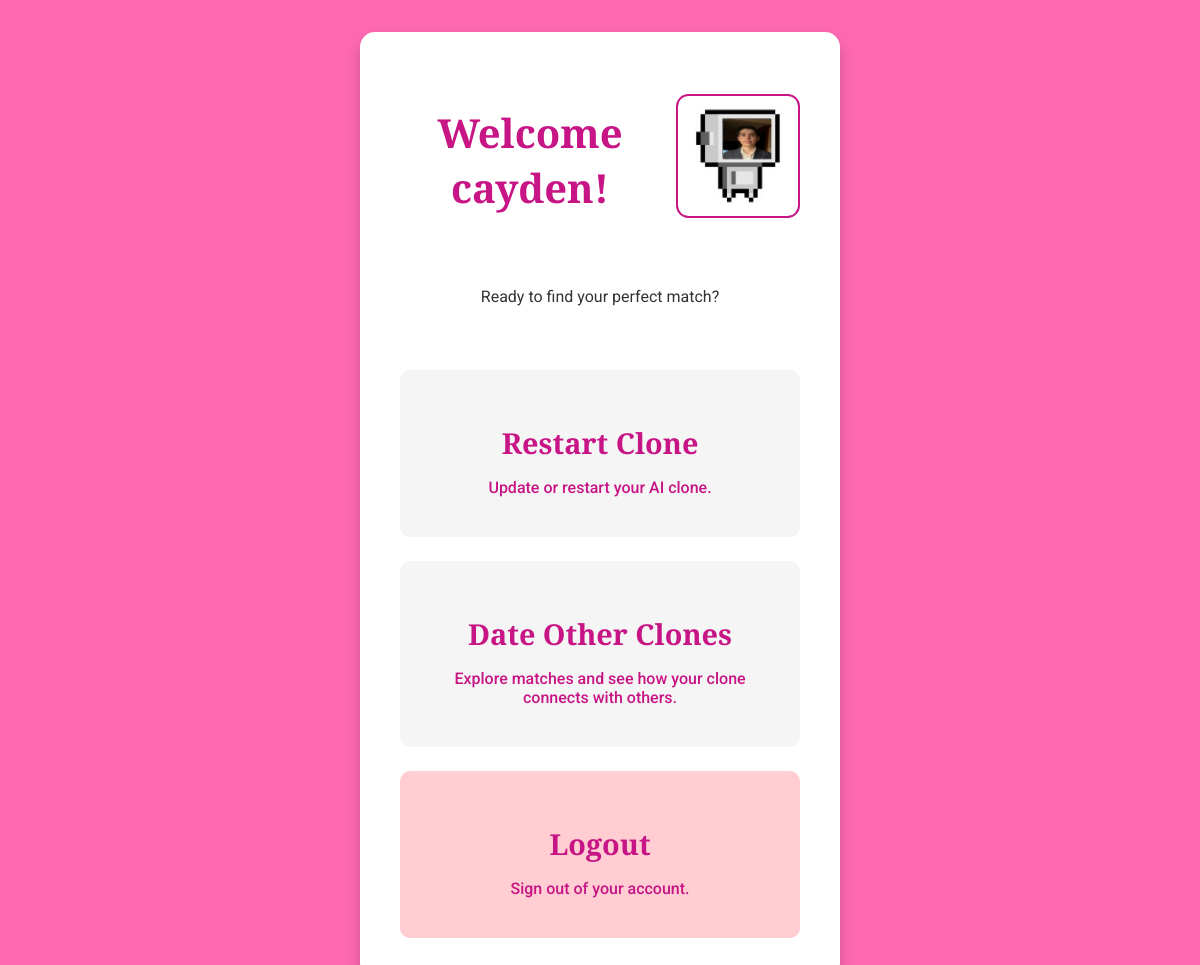
Screenshot of /home (signed in) with the database file from the repository.
### tables this page shows
CREATE TABLE users (
            id INTEGER PRIMARY KEY AUTOINCREMENT,
            username TEXT UNIQUE NOT NULL,
            password_hash TEXT NOT NULL
        );

CREATE TABLE clones (
            id INTEGER PRIMARY KEY AUTOINCREMENT,
            user_id INTEGER NOT NULL,
            answers_json TEXT NOT NULL,
            text_path TEXT,
            persona TEXT,
            profile_pic_path TEXT,
            name TEXT NOT NULL,
            FOREIGN KEY (user_id) REFERENCES users(id)
        );

### app.py (the view)
@app.route('/home')
@app.route('/home')
def home():
    if 'user_id' not in session:
        return redirect(url_for('login'))
    conn = sqlite3.connect('users.db')
    cursor = conn.cursor()
    cursor.execute('SELECT id, profile_pic_path FROM clones WHERE user_id = ?', (session['user_id'],))
    clone = cursor.fetchone()
    cursor.execute('SELECT username FROM users WHERE id = ?', (session['user_id'],))
    username = cursor.fetchone()[0]
    conn.close()
    has_clone = clone is not None
    profile_pic_path = clone[1] if clone and clone[1] else '/static/robot.png'
    print(f'Database profile_pic_path: {clone[1] if clone else None}')  # Debug
    if profile_pic_path and profile_pic_path != '/static/robot.png':
        profile_pic_path = profile_pic_path.replace('Uploads', 'uploads')
        absolute_path = os.path.join(app.root_path, profile_pic_path.lstrip('/'))
        if not os.path.exists(absolute_path):
            print(f'Image not found: {absolute_path}, using fallback')
            profile_pic_path = '/static/robot.png'
    print(f'Profile pic path: {profile_pic_path}')  # Debug
    return render_template('home.html', has_clone=has_clone, username=username, profile_pic_path=profile_pic_path)

### app.py (called while the page is built)
@app.context_processor
def inject_app_name():
    return dict(app_name=app.config['APP_NAME'])  # Make app_name available to all templates

### templates/home.html (shortened to what this page needs)
{% extends 'base.html' %}
{% block content %}
<div class="home-container">
    <div class="welcome-section">
             <h2>Welcome {{ username }}!</h2>
             {% if has_clone %}
             <img src="{{ profile_pic_path }}" alt="Your Clone Profile" class="welcome-profile-pic">
             {% endif %}
         </div>
    <p>Ready to find your perfect match?</p>
    <div class="action-rectangles">
        <div class="action-rectangles">
            {% if not has_clone %}
            <a href="{{ url_for('create_clone') }}" class="action-rectangle">
                <h3>Create a Clone</h3>
                <p>Build your AI clone to represent you in the dating world.</p>
            </a>
            {% else %}
            <a href="{{ url_for('create_clone') }}" class="action-rectangle">
                <h3>Restart Clone</h3>
                <p>Update or restart your AI clone.</p>
            </a>
            {% endif %}
        </div>
        <a href="{{ url_for('date_clones') }}" class="action-rectangle">
            <h3>Date Other Clones</h3>
            <p>Explore matches and see how your clone connects with others.</p>
        </a>
        <a href="{{ url_for('logout') }}" class="action-rectangle logout">
            <h3>Logout</h3>
            <p>Sign out of your account.</p>
        </a>
    </div>
</div>
{% endblock %}

### templates/base.html (shortened to what this page needs)
<!DOCTYPE html>
<html>
<head>
    <link rel="stylesheet" href="{{ url_for('static', filename='style.css') }}">
</head>
<body>
    {% block content %}{% endblock %}
</body>
</html>

### static/style.css (style rules this page uses)
:root { --background-color: #FF69B4; --accent-color: #FFFFFF; --button-color: #C71585; --text-color: #333333; }
body { background-color: var(--background-color); font-family: 'Roboto', sans-serif; color: var(--text-color); margin: 0; min-height: 100vh; display: flex; justify-content: center; align-items: center; }
.form-container, .home-container, .clones-list, .conversation-container { background-color: var(--accent-color); padding: 2.5rem; border-radius: 15px; box-shadow: 0 8px 16px rgba(0, 0, 0, 0.2); width: 400px; text-align: center; margin: 2rem auto; }
h2 { font-family: 'Playfair Display', serif; font-size: 2.5rem; color: var(--button-color); margin-bottom: 1.5rem; }
h3 { font-family: 'Playfair Display', serif; font-size: 1.8rem; color: var(--button-color); margin-bottom: 0.5rem; }
p { font-size: 1rem; margin-top: 1rem; }
a { color: var(--button-color); text-decoration: none; font-weight: 500; }
.action-rectangles { display: flex; flex-direction: column; gap: 1.5rem; margin-top: 1.5rem; }
.action-rectangle { background-color: #F5F5F5; border-radius: 10px; padding: 1.5rem; text-align: center; text-decoration: none; transition: transform 0.2s, background-color 0.3s; }
.action-rectangle.logout { background-color: #FFCDD2; }
.home-container { display: flex; flex-direction: column; align-items: center; justify-content: center; min-height: 80vh; text-align: center; }
.welcome-section { display: flex; align-items: center; gap: 1rem; margin-bottom: 2rem; justify-content: flex-start; }
.welcome-profile-pic { width: 120px; height: 120px; object-fit: cover; border-radius: 10%; border: 2px solid var(--button-color); }

### rows the page displays
users: username "cayden"
clones: profile_pic_path (picture)
